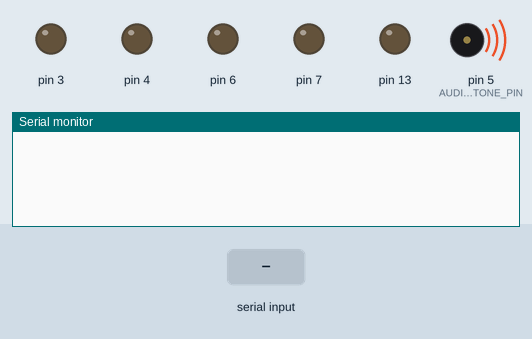
Recording of a sketch running on a simulated Arduino Uno, built with avr-gcc and run on an emulated ATmega328P. Parts: output pins drawn as LEDs (lit = HIGH), buzzer (waves = sounding), the last lines printed to the serial monitor. The inputs (shaded band) are chosen by the test bench.

Above: at 1.5 s.
1.6 s: "90,45\n" received over the second serial link
At 2.0 s:
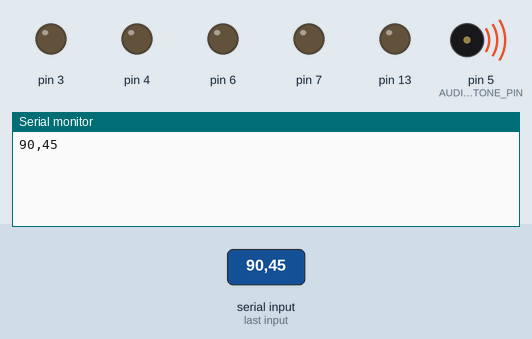
3.1 s: "5\n" received over the second serial link
At 4.4 s:
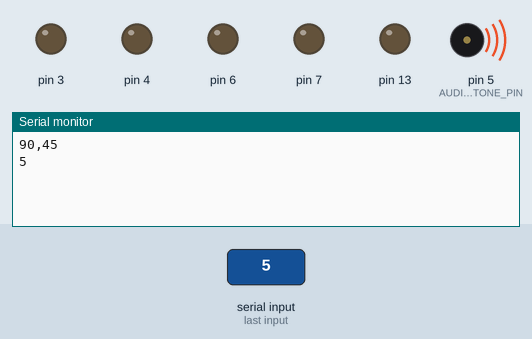

The sketch:

glove.ino
```cpp
#include <SoftwareSerial.h>

/* Comment this out or compile with -DUSE_USB to use the serial terminal */
#ifndef USE_USB
  #define USE_WIFI
#endif

/* Write to the serial terminal what the WiFi receives */
#ifndef WITHOUT_ECHO
  #define WITH_ECHO
#endif


/**
 * Send 16 8:s twice for on, and 16 7:s twice for off, over UDP port 30000.
 *
 * The program will react when it have 8 consecutive 8:s or 7:s, sending 16
 * symbols twice is just redundancy for package corruption and package lost
 * that can sometimes happen on UDP.
 *
 * The 8:s and 7:s are bytes (0x08 and 0x07), but if you use the serial
 * terminal over USB, they are digit characters ('8' and '7').
 *
 * The Arduino acts as an access point for its private network, its IP
 * address will be 1.2.3.4. The first one to connect to it will get the
 * IP address 1.2.3.14. Bind your UDP socket to 1.2.3.14 to ensure that
 * you can send successfully send to 1.2.3.4.
 *
 * ------------------------------------------------------------------------
 *
 * Wiring table:
 *
 * Arduino pin 8 → RN-VX pin 2
 * Arduino pin 9 → RN-VX pin 3 (Adjust to 3.3 V if not using a 3.3 V Arduino)
 * Arduino pin 3 → Vibrator 1 arbitrary cable (The vibrators are actually unordered)
 * Arduino pin 4 → Vibrator 2 arbitrary cable
 * Arduino pin 6 → Vibrator 3 arbitrary cable
 * Arduino pin 7 → Vibrator 4 arbitrary cable
 * Remaining vibrator cables → Ground
 * Arduino pin 13 → Transistor base
 * Transistor emitter → Loudspeak arbitrary cable
 * Remaining loadspeak cable → Ground
 * Arduino pin 5 → Transistor collector
 * RN-VX pin 1 → Arduino pin VCC (3.3 V)
 * RN-VX pin 10 → Ground
 */


#define WIFLY_TO_ARDUINO_PIN  8      /* Pin connected to pin 2 on the WiFly */
#define ARDUINO_TO_WIFLY_PIN  9      /* Pin connected to pin 3 on the WiFly */

#define AUDIO_FEEDBACK_TONE_PIN  5   /* Pin connected to the transistor's base (must support pulse-width modulation) */
#define AUDIO_FEEDBACK_TONE_HZ   58  /* Frequency (in Hz) for audio feedback (58,271 Hz ≈ B₂-flat) */

#define PORT  "30000"                /* The UDP port the WiFly listens on */

#define HZ_LEN  6                    /* The number of bytes in the frequency argument for the received signal*/


/* Macros for switching between WiFi and USB */
#ifdef USE_WIFI
  #define ON_SYMBOL         8
  #define OFF_SYMBOL        7
  #define FREQ_SYMBOL       6
  #define AUDIO_OFF_SYMBOL  2
  #define AUDIO_ON_SYMBOL   3
  #define TOUCH_OFF_SYMBOL  4
  #define TOUCH_ON_SYMBOL   5
  #define SOURCE            wifi
#else
  #define ON_SYMBOL         '8'
  #define OFF_SYMBOL        '7'
  #define FREQ_SYMBOL       '6'
  #define AUDIO_OFF_SYMBOL  '2'
  #define AUDIO_ON_SYMBOL   '3'
  #define TOUCH_OFF_SYMBOL  '4'
  #define TOUCH_ON_SYMBOL   '5'
  #define SOURCE            Serial
#endif


/**
 * Invoke METHOD(i, VALUE) for all i
 * that as a pin connected to a vibrartor
 * or the transistors base.
 *
 * @param  METHOD:void (*)(int i, auto VALUE)  Method to run for all feedback pins
 * @param  VALUE                               Value to send
 */
#define feedback(METHOD, VALUE)  \
  ({                             \
    if (with_touch)              \
      {                          \
        METHOD(3, VALUE);        \
        METHOD(4, VALUE);        \
        METHOD(6, VALUE);        \
        METHOD(7, VALUE);        \
      }                          \
    if (with_audio)              \
      METHOD(13, VALUE);         \
  })


/**
 * Serial object between the Arduino and the WiFly
 */
SoftwareSerial wifi(WIFLY_TO_ARDUINO_PIN, ARDUINO_TO_WIFLY_PIN);


/**
 * Cyclic buffer of the last 8 read bytes from the WiFly,
 * this includes its feedback as well as want is sent to it.
 */
char buf[8];

/**
 * The index for the next byte in `buf`
 */
int ptr = 0;

/**
 * Whether touch (vibration) feedback should be used
 */
int with_touch = 1;

/**
 * Whether audio feedback should be used
 */
int with_audio = 1;


/**
 * Arduino startup method
 */
void setup()
{
  int i;
  feedback(pinMode, OUTPUT);

  feedback(digitalWrite, LOW); /* Explicitly turn off all feedback (not really needed) */
  tone(AUDIO_FEEDBACK_TONE_PIN, AUDIO_FEEDBACK_TONE_HZ); /* Send audio frequency */

  /* Initialise communication with the WiFly (or USB) */
  SOURCE.begin(9600);
  #ifdef USE_WIFI
    #ifdef WITH_ECHO
      Serial.begin(9600);
    #endif

    /* Enter configuration mode */
    wifi.print("$$$");
    delay(300); /* Need to sleep for 250 milliseconds */

    ///* Set access point SSID */
    //wifi.print("set wlan ssid haptic-glove\r");

    /* Configure UDP listening */
    wifi.print("set ip proto 1\r"); /* UDP */
    wifi.print("set ip local " PORT "\r");

    /* Apply configurations by saving and rebooting */
    wifi.print("save\r");
    wifi.print("reboot\r");
  #endif

  /* Zero initialise `buf` to be on the safe side (not really needed) */
  for (i = 0; i < 8; i++)
    *(buf + i) = 0;
}


/**
 * Arduino main loop
 */
void loop()
{
  int count = 1;
  int i;

  if (SOURCE.available())
   {
     *(buf + ptr++) = SOURCE.read();
     #ifdef WITH_ECHO
       Serial.write(*(buf + ptr - 1));
     #endif
     ptr &= 7;

     for (i = 1; i < 8; i++)
       if (*(buf + i - 1) == *(buf + i))
         count++;
     if (count != 8)
       return;

     if      (*buf == ON_SYMBOL)          feedback(digitalWrite, HIGH);
     else if (*buf == OFF_SYMBOL)         feedback(digitalWrite, LOW);
     else if (*buf == AUDIO_OFF_SYMBOL)   with_audio = 0;
     else if (*buf == AUDIO_ON_SYMBOL)    with_audio = 1;
     else if (*buf == TOUCH_OFF_SYMBOL)   with_touch = 0;
     else if (*buf == TOUCH_ON_SYMBOL)    with_touch = 1;
     else if (*buf == FREQ_SYMBOL)
       {
         int freq = 0;
         for (i = 0; i < HZ_LEN; i++)
           {
             while (! SOURCE.available())
               ;
             freq = freq * 10 + SOURCE.read() - '0';
           }
         tone(AUDIO_FEEDBACK_TONE_PIN, freq); /* Set audio frequency */
       }
   }
}
```

Measured:
- after the input at 1.6 s, the serial monitor: prints a new line at once (image 1)
- after the input at 3.1 s, the serial monitor: prints a new line at once (image 2)
